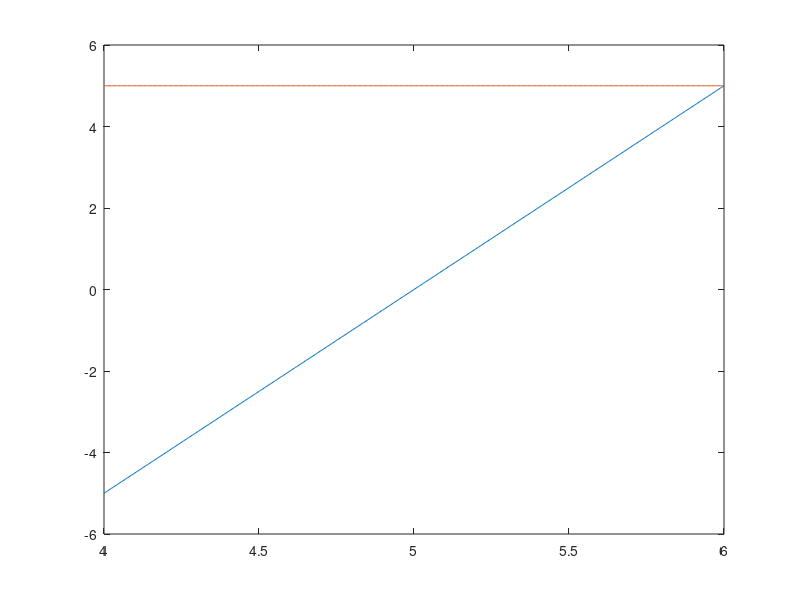

This figure's MATLAB source:
vecX = input("Vnesi vektor x: ");
a = input("Vnesi vodilni koeficient a: ");

function _vecOdv = OdvodPolinoma(_vecKoef)
	_vecKoef = _vecKoef(1:end-1);
	_n = size(_vecKoef)(2);
	_koefOdv = _n:-1:1;
	_vecOdv = _koefOdv .* _vecKoef;
endfunction 

if iscolumn(vecX)
	vecX = vecX';
end

najmanj = min(vecX) - 1;
najvec = max(vecX) + 1;

vecX = a*poly(vecX);
odvod = OdvodPolinoma(vecX);

x = linspace(najmanj,najvec,500);
figure(1);
plot(x,polyval(vecX,x));
hold on;
plot(x,polyval(odvod,x));
hold off;

waitfor(1);